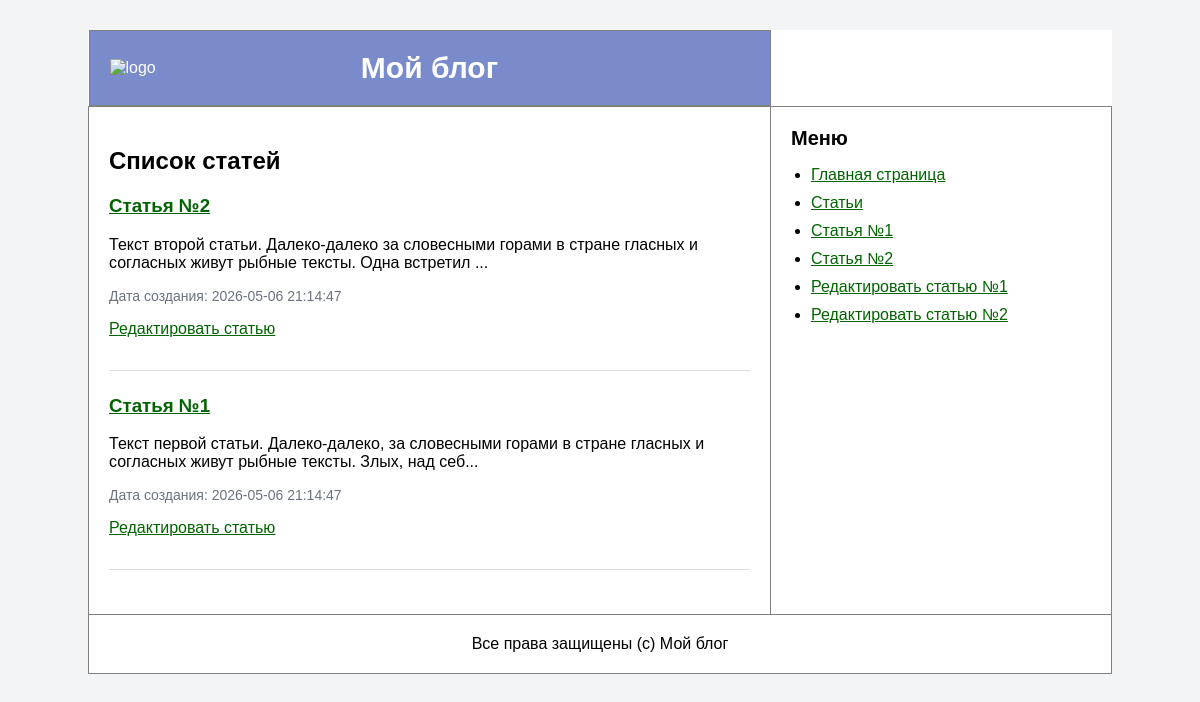
The page / on the database its author committed.
### tables this page shows
CREATE TABLE articles (
                id INTEGER PRIMARY KEY AUTOINCREMENT,
                author_id INTEGER NOT NULL,
                name VARCHAR(255) NOT NULL,
                text TEXT NOT NULL,
                created_at DATETIME NOT NULL DEFAULT CURRENT_TIMESTAMP
            );

### src/Controllers/ArticlesController.php (called while the page is built, shortened)
<?php
class ArticlesController
{
    public function index(): void
    {
        $articles = Article::findAll();
        $this->render('articles/index.php', [
            'articles' => $articles,
        ]);
    }
    private function render(string $view, array $params = [], ?string $title = null): void
    {
        extract($params);
        require __DIR__ . '/../../views/' . $view;
        require __DIR__ . '/../../main.php';
    }
}

### src/Models/Article.php (called while the page is built, shortened)
<?php
class Article
{
    public function __construct(array $row)
    {
        $this->id = (int) $row['id'];
        $this->name = $row['name'];
        $this->text = $row['text'];
        $this->createdAt = $row['created_at'];
    }
    public static function findAll(): array
    {
        $db = Database::getConnection();
        $statement = $db->query('SELECT * FROM articles ORDER BY id DESC');
        $articles = [];
        while ($row = $statement->fetch(PDO::FETCH_ASSOC)) {
            $articles[] = new self($row);
        }
        return $articles;
    }
}

### views/articles/index.php (the view)
<h2>Список статей</h2>
<?php if (empty($articles)): ?>
    <p>Статей пока нет.</p>
<?php else: ?>
    <?php foreach ($articles as $article): ?>
        <article class="article-card">
            <h3>
                <a href="/articles/<?= $article->id ?>">
                    <?= htmlspecialchars($article->name, ENT_QUOTES, 'UTF-8') ?>
                </a>
            </h3>
            <p>
                <?= htmlspecialchars(mb_substr($article->text, 0, 120), ENT_QUOTES, 'UTF-8') ?>...
            </p>
            <p class="date">
                Дата создания: <?= htmlspecialchars($article->createdAt, ENT_QUOTES, 'UTF-8') ?>
            </p>
            <p>
                <a href="/article/<?= $article->id ?>/edit">Редактировать статью</a>
            </p>
        </article>
    <?php endforeach; ?>
<?php endif; ?>

### styles/styles.css (style rules this page uses)
body { margin: 0; font-family: Arial, sans-serif; background-color: #f3f4f6; }
a, a:visited { color: darkgreen; }
.article-card { margin-bottom: 24px; padding-bottom: 16px; border-bottom: 1px solid #ddd; }
.article-card h3 { margin-top: 0; }
.date { color: #6b7280; font-size: 14px; }

### rows shown on the page
articles: name "Статья №2", text "Текст второй статьи. Далеко-далеко за словесными горами в стране гласных и согласных живут рыбные тексты. Одна встретил", created_at "2026-05-06 21:14:47"
articles: name "Статья №1", text "Текст первой статьи. Далеко-далеко, за словесными горами в стране гласных и согласных живут рыбные тексты. Злых, над себ", created_at "2026-05-06 21:14:47"
